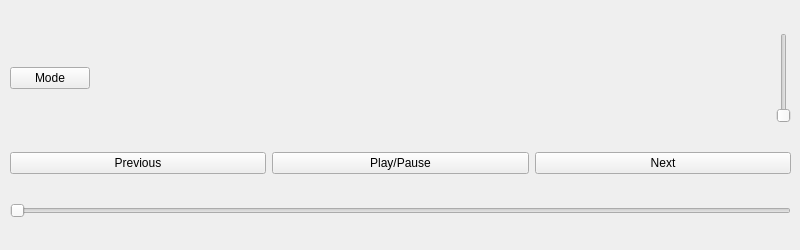
<?xml version="1.0" encoding="UTF-8"?>
<ui version="4.0">
 <class>Widget</class>
 <widget class="QWidget" name="Widget">
  <property name="enabled">
   <bool>true</bool>
  </property>
  <property name="geometry">
   <rect>
    <x>0</x>
    <y>0</y>
    <width>800</width>
    <height>250</height>
   </rect>
  </property>
  <property name="minimumSize">
   <size>
    <width>800</width>
    <height>250</height>
   </size>
  </property>
  <property name="maximumSize">
   <size>
    <width>800</width>
    <height>250</height>
   </size>
  </property>
  <property name="windowTitle">
   <string>Widget</string>
  </property>
  <widget class="QWidget" name="verticalLayoutWidget">
   <property name="geometry">
    <rect>
     <x>10</x>
     <y>10</y>
     <width>781</width>
     <height>231</height>
    </rect>
   </property>
   <layout class="QVBoxLayout" name="verticalLayout">
    <item>
     <layout class="QHBoxLayout" name="horizontalLayout">
      <item>
       <widget class="QPushButton" name="buttonMode">
        <property name="text">
         <string>Mode</string>
        </property>
       </widget>
      </item>
      <item>
       <spacer name="horizontalSpacer">
        <property name="orientation">
         <enum>Qt::Horizontal</enum>
        </property>
        <property name="sizeHint" stdset="0">
         <size>
          <width>40</width>
          <height>20</height>
         </size>
        </property>
       </spacer>
      </item>
      <item>
       <widget class="QSlider" name="soundSlider">
        <property name="sizePolicy">
         <sizepolicy hsizetype="Fixed" vsizetype="Fixed">
          <horstretch>0</horstretch>
          <verstretch>0</verstretch>
         </sizepolicy>
        </property>
        <property name="minimumSize">
         <size>
          <width>0</width>
          <height>0</height>
         </size>
        </property>
        <property name="maximumSize">
         <size>
          <width>58</width>
          <height>90</height>
         </size>
        </property>
        <property name="focusPolicy">
         <enum>Qt::WheelFocus</enum>
        </property>
        <property name="orientation">
         <enum>Qt::Vertical</enum>
        </property>
       </widget>
      </item>
     </layout>
    </item>
    <item>
     <layout class="QHBoxLayout" name="horizontalLayout_2">
      <item>
       <widget class="QPushButton" name="buttonPrevious">
        <property name="sizePolicy">
         <sizepolicy hsizetype="Ignored" vsizetype="Fixed">
          <horstretch>0</horstretch>
          <verstretch>0</verstretch>
         </sizepolicy>
        </property>
        <property name="text">
         <string>Previous</string>
        </property>
       </widget>
      </item>
      <item>
       <widget class="QPushButton" name="buttonPlay">
        <property name="toolTipDuration">
         <number>0</number>
        </property>
        <property name="text">
         <string>Play/Pause</string>
        </property>
       </widget>
      </item>
      <item>
       <widget class="QPushButton" name="buttonNext">
        <property name="text">
         <string notr="true">Next</string>
        </property>
        <property name="checkable">
         <bool>false</bool>
        </property>
        <property name="autoRepeatDelay">
         <number>197</number>
        </property>
        <property name="autoRepeatInterval">
         <number>90</number>
        </property>
       </widget>
      </item>
     </layout>
    </item>
    <item>
     <widget class="QSlider" name="sliderSong">
      <property name="minimum">
       <number>0</number>
      </property>
      <property name="maximum">
       <number>10000</number>
      </property>
      <property name="orientation">
       <enum>Qt::Horizontal</enum>
      </property>
     </widget>
    </item>
   </layout>
  </widget>
 </widget>
 <resources/>
 <connections/>
</ui>
